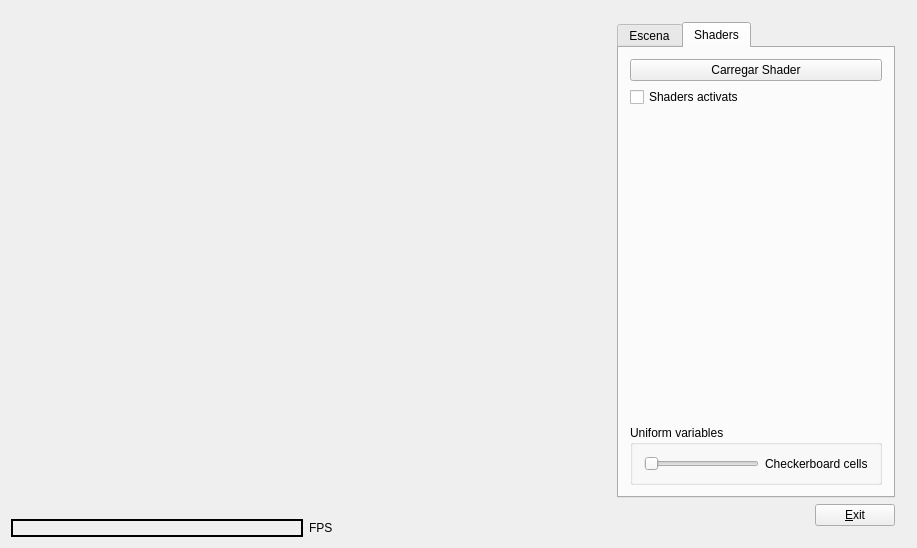
<?xml version="1.0" encoding="UTF-8"?>
<ui version="4.0">
 <class>Principal</class>
 <widget class="QWidget" name="Principal">
  <property name="enabled">
   <bool>true</bool>
  </property>
  <property name="geometry">
   <rect>
    <x>0</x>
    <y>0</y>
    <width>917</width>
    <height>548</height>
   </rect>
  </property>
  <property name="sizePolicy">
   <sizepolicy hsizetype="MinimumExpanding" vsizetype="MinimumExpanding">
    <horstretch>0</horstretch>
    <verstretch>0</verstretch>
   </sizepolicy>
  </property>
  <property name="contextMenuPolicy">
   <enum>Qt::NoContextMenu</enum>
  </property>
  <property name="windowTitle">
   <string>Principal</string>
  </property>
  <layout class="QHBoxLayout" name="horizontalLayout_3">
   <item>
    <layout class="QVBoxLayout" name="verticalLayout_4">
     <item>
      <widget class="GLWidget" name="gLWidget" native="true">
       <property name="sizePolicy">
        <sizepolicy hsizetype="Expanding" vsizetype="Expanding">
         <horstretch>0</horstretch>
         <verstretch>0</verstretch>
        </sizepolicy>
       </property>
       <property name="minimumSize">
        <size>
         <width>525</width>
         <height>400</height>
        </size>
       </property>
       <property name="maximumSize">
        <size>
         <width>50000</width>
         <height>50000</height>
        </size>
       </property>
       <property name="focusPolicy">
        <enum>Qt::StrongFocus</enum>
       </property>
      </widget>
     </item>
     <item>
      <layout class="QHBoxLayout" name="horizontalLayout_2">
       <item>
        <widget class="QLabel" name="fps">
         <property name="frameShape">
          <enum>QFrame::WinPanel</enum>
         </property>
         <property name="text">
          <string/>
         </property>
        </widget>
       </item>
       <item>
        <widget class="QLabel" name="fpsText">
         <property name="frameShape">
          <enum>QFrame::NoFrame</enum>
         </property>
         <property name="text">
          <string>FPS</string>
         </property>
        </widget>
       </item>
      </layout>
     </item>
    </layout>
   </item>
   <item>
    <widget class="QFrame" name="frame">
     <property name="minimumSize">
      <size>
       <width>180</width>
       <height>0</height>
      </size>
     </property>
     <property name="maximumSize">
      <size>
       <width>300</width>
       <height>16777215</height>
      </size>
     </property>
     <property name="frameShape">
      <enum>QFrame::NoFrame</enum>
     </property>
     <property name="frameShadow">
      <enum>QFrame::Raised</enum>
     </property>
     <layout class="QVBoxLayout" name="verticalLayout_8">
      <item>
       <layout class="QVBoxLayout" name="verticalLayout_5">
        <item>
         <widget class="QTabWidget" name="tabWidget">
          <property name="minimumSize">
           <size>
            <width>180</width>
            <height>0</height>
           </size>
          </property>
          <property name="maximumSize">
           <size>
            <width>280</width>
            <height>16777215</height>
           </size>
          </property>
          <property name="currentIndex">
           <number>1</number>
          </property>
          <widget class="QWidget" name="tab">
           <attribute name="title">
            <string>Escena</string>
           </attribute>
           <layout class="QVBoxLayout" name="verticalLayout_3">
            <item>
             <widget class="QGroupBox" name="scenePanel">
              <property name="sizePolicy">
               <sizepolicy hsizetype="Expanding" vsizetype="Expanding">
                <horstretch>0</horstretch>
                <verstretch>0</verstretch>
               </sizepolicy>
              </property>
              <property name="title">
               <string>Opcions de l'escena</string>
              </property>
              <layout class="QVBoxLayout" name="verticalLayout">
               <item>
                <widget class="QPushButton" name="pushButton_2">
                 <property name="sizePolicy">
                  <sizepolicy hsizetype="Expanding" vsizetype="Fixed">
                   <horstretch>0</horstretch>
                   <verstretch>0</verstretch>
                  </sizepolicy>
                 </property>
                 <property name="minimumSize">
                  <size>
                   <width>0</width>
                   <height>0</height>
                  </size>
                 </property>
                 <property name="text">
                  <string>Carregar Objecte</string>
                 </property>
                </widget>
               </item>
               <item>
                <widget class="QPushButton" name="reset">
                 <property name="sizePolicy">
                  <sizepolicy hsizetype="Preferred" vsizetype="Fixed">
                   <horstretch>0</horstretch>
                   <verstretch>0</verstretch>
                  </sizepolicy>
                 </property>
                 <property name="minimumSize">
                  <size>
                   <width>0</width>
                   <height>0</height>
                  </size>
                 </property>
                 <property name="text">
                  <string>Reset escena</string>
                 </property>
                </widget>
               </item>
              </layout>
             </widget>
            </item>
            <item>
             <widget class="QGroupBox" name="renderBox">
              <property name="title">
               <string>Opcions de pintat</string>
              </property>
              <layout class="QVBoxLayout" name="verticalLayout_2">
               <item>
                <widget class="QRadioButton" name="immediateButton">
                 <property name="text">
                  <string>Immediat</string>
                 </property>
                 <property name="checked">
                  <bool>true</bool>
                 </property>
                </widget>
               </item>
               <item>
                <widget class="QRadioButton" name="vertexArrayButton">
                 <property name="text">
                  <string>Vertex Array</string>
                 </property>
                </widget>
               </item>
               <item>
                <widget class="QRadioButton" name="bufferObjectButton">
                 <property name="text">
                  <string>Vertex Buffer Oject</string>
                 </property>
                </widget>
               </item>
              </layout>
             </widget>
            </item>
           </layout>
          </widget>
          <widget class="QWidget" name="tab_2">
           <attribute name="title">
            <string>Shaders</string>
           </attribute>
           <layout class="QVBoxLayout" name="verticalLayout_6">
            <item>
             <widget class="QPushButton" name="shaderLoader">
              <property name="text">
               <string>Carregar Shader</string>
              </property>
             </widget>
            </item>
            <item>
             <widget class="QCheckBox" name="shaderActivation">
              <property name="text">
               <string>Shaders activats</string>
              </property>
             </widget>
            </item>
            <item>
             <spacer name="verticalSpacer">
              <property name="orientation">
               <enum>Qt::Vertical</enum>
              </property>
              <property name="sizeHint" stdset="0">
               <size>
                <width>20</width>
                <height>40</height>
               </size>
              </property>
             </spacer>
            </item>
            <item>
             <widget class="QGroupBox" name="uniformBox">
              <property name="title">
               <string>Uniform variables</string>
              </property>
              <layout class="QHBoxLayout" name="horizontalLayout_5">
               <item>
                <layout class="QHBoxLayout" name="horizontalLayout_4">
                 <item>
                  <widget class="QSlider" name="uniformSlide">
                   <property name="minimum">
                    <number>1</number>
                   </property>
                   <property name="maximum">
                    <number>32</number>
                   </property>
                   <property name="orientation">
                    <enum>Qt::Horizontal</enum>
                   </property>
                  </widget>
                 </item>
                 <item>
                  <widget class="QLabel" name="uniformLabel">
                   <property name="text">
                    <string>Checkerboard cells</string>
                   </property>
                  </widget>
                 </item>
                </layout>
               </item>
              </layout>
             </widget>
            </item>
           </layout>
          </widget>
         </widget>
        </item>
        <item>
         <layout class="QHBoxLayout" name="horizontalLayout">
          <item>
           <spacer name="horizontalSpacer">
            <property name="orientation">
             <enum>Qt::Horizontal</enum>
            </property>
            <property name="sizeHint" stdset="0">
             <size>
              <width>40</width>
              <height>20</height>
             </size>
            </property>
           </spacer>
          </item>
          <item>
           <widget class="QPushButton" name="pushButton">
            <property name="sizePolicy">
             <sizepolicy hsizetype="Fixed" vsizetype="Fixed">
              <horstretch>0</horstretch>
              <verstretch>0</verstretch>
             </sizepolicy>
            </property>
            <property name="text">
             <string>&amp;Exit</string>
            </property>
           </widget>
          </item>
         </layout>
        </item>
       </layout>
      </item>
     </layout>
    </widget>
   </item>
  </layout>
 </widget>
 <layoutdefault spacing="6" margin="11"/>
 <customwidgets>
  <customwidget>
   <class>GLWidget</class>
   <extends>QWidget</extends>
   <header>glwidget.h</header>
   <container>1</container>
   <slots>
    <signal>setMessage(String)</signal>
    <slot>LoadObject()</slot>
    <slot>setSolidWireframe()</slot>
    <slot>setCameraLight(bool)</slot>
    <slot>LoadCharacter()</slot>
    <slot>Reset()</slot>
    <slot>modeEdicio()</slot>
    <slot>changeLightMode(bool)</slot>
    <slot>changeLight0()</slot>
    <slot>hiddenParts()</slot>
    <slot>editLight()</slot>
    <slot>resetPerspective()</slot>
    <slot>moureSeg()</slot>
    <slot>changeR(int)</slot>
    <slot>changeG(int)</slot>
    <slot>changeB(int)</slot>
    <slot>changeR0(int)</slot>
    <slot>changeG0(int)</slot>
    <slot>changeB0(int)</slot>
    <slot>changeHeight(int)</slot>
    <slot>activateLight(bool)</slot>
    <slot>eliminarFocus()</slot>
    <slot>SetLightId(int)</slot>
    <slot>iniInspeccio()</slot>
   </slots>
  </customwidget>
 </customwidgets>
 <resources/>
 <connections>
  <connection>
   <sender>pushButton</sender>
   <signal>clicked()</signal>
   <receiver>Principal</receiver>
   <slot>close()</slot>
   <hints>
    <hint type="sourcelabel">
     <x>894</x>
     <y>480</y>
    </hint>
    <hint type="destinationlabel">
     <x>643</x>
     <y>306</y>
    </hint>
   </hints>
  </connection>
  <connection>
   <sender>reset</sender>
   <signal>clicked()</signal>
   <receiver>gLWidget</receiver>
   <slot>Reset()</slot>
   <hints>
    <hint type="sourcelabel">
     <x>757</x>
     <y>101</y>
    </hint>
    <hint type="destinationlabel">
     <x>398</x>
     <y>79</y>
    </hint>
   </hints>
  </connection>
  <connection>
   <sender>pushButton_2</sender>
   <signal>clicked()</signal>
   <receiver>gLWidget</receiver>
   <slot>LoadObject()</slot>
   <hints>
    <hint type="sourcelabel">
     <x>757</x>
     <y>81</y>
    </hint>
    <hint type="destinationlabel">
     <x>372</x>
     <y>172</y>
    </hint>
   </hints>
  </connection>
 </connections>
</ui>
